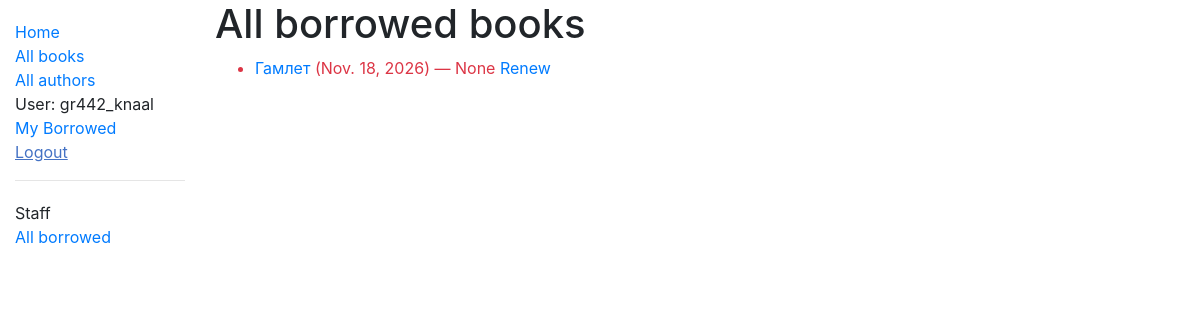
/catalog/borrowed/ (signed in), run on an earlier commit of the app's database.
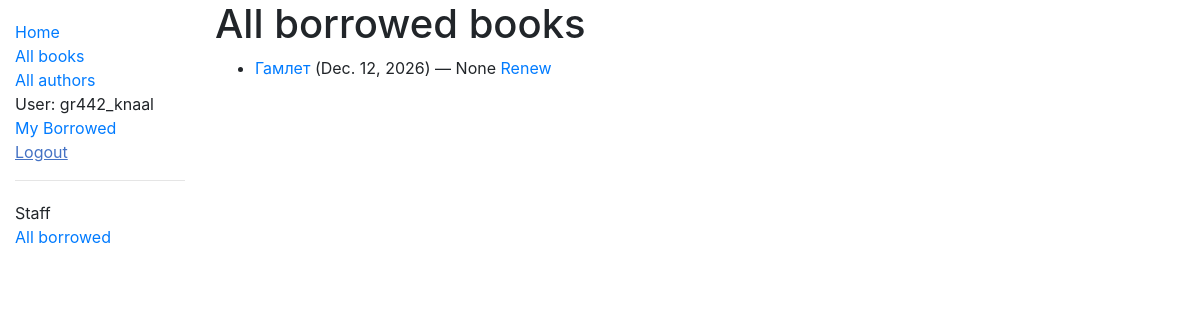
And on a later commit of the database.
### catalog/models.py (models this page shows, shortened)
class BookInstance(models.Model):
    id = models.UUIDField(primary_key=True, default=uuid.uuid4,
                          help_text="Уникальный ID этой копии в библиотеке")
    book = models.ForeignKey('Book', on_delete=models.SET_NULL, null=True)
    imprint = models.CharField(max_length=200)
    due_back = models.DateField(null=True, blank=True)
    borrower = models.ForeignKey(User, on_delete=models.SET_NULL, null=True, blank=True)
    LOAN_STATUS = (
        ('m', 'Техобслуживание'),
        ('o', 'На руках'),
        ('a', 'Доступна'),
        ('r', 'Зарезервирована'),
    )
    status = models.CharField(max_length=1, choices=LOAN_STATUS,
                              blank=True, default='m',
                              help_text='Доступность книги')
    class Meta:
        ordering = ['due_back']
        permissions = (("can_mark_returned", "Set book as returned"),)
    @property
    def is_overdue(self):
        if self.due_back and date.today() > self.due_back:
            return True
        return False

class Book(models.Model):
    title = models.CharField(max_length=200)
    author = models.ForeignKey('Author', on_delete=models.SET_NULL, null=True)
    summary = models.TextField(max_length=1000, help_text="Краткое описание книги")
    isbn = models.CharField('ISBN', max_length=13,
                            help_text='13-символьный номер ISBN')
    genre = models.ManyToManyField(Genre, help_text="Выберите жанр для этой книги")
    class Meta:
        ordering = ['title']

### catalog/views.py (the view)
# urls.py: path('borrowed/', views.LoanedBooksAllListView.as_view(), name='all-borrowed'),
class LoanedBooksAllListView(PermissionRequiredMixin, generic.ListView):
    model = BookInstance
    permission_required = 'catalog.can_mark_returned'
    template_name = 'catalog/bookinstance_list_borrowed_all.html'
    paginate_by = 10
    def get_queryset(self):
        return BookInstance.objects.filter(status__exact='o').order_by('due_back')

### catalog/templates/catalog/bookinstance_list_borrowed_all.html
{% extends "base_generic.html" %}
{% block content %}
  <h1>All borrowed books</h1>
  {% if bookinstance_list %}
    <ul>
      {% for bookinst in bookinstance_list %}
        <li class="{% if bookinst.is_overdue %}text-danger{% endif %}">
          <a href="{% url 'book-detail' bookinst.book.pk %}">{{ bookinst.book.title }}</a>
          ({{ bookinst.due_back }}) — {{ bookinst.borrower }}
          {% if perms.catalog.can_mark_returned %}
            <a href="{% url 'renew-book-librarian' bookinst.id %}">Renew</a>
          {% endif %}
        </li>
      {% endfor %}
    </ul>
  {% else %}
    <p>There are no books borrowed.</p>
  {% endif %}
{% endblock %}

What changed in the data, as far as the page shows it:
changed BookInstance "None": due_back "Nov. 18, 2026" → "Dec. 12, 2026"
